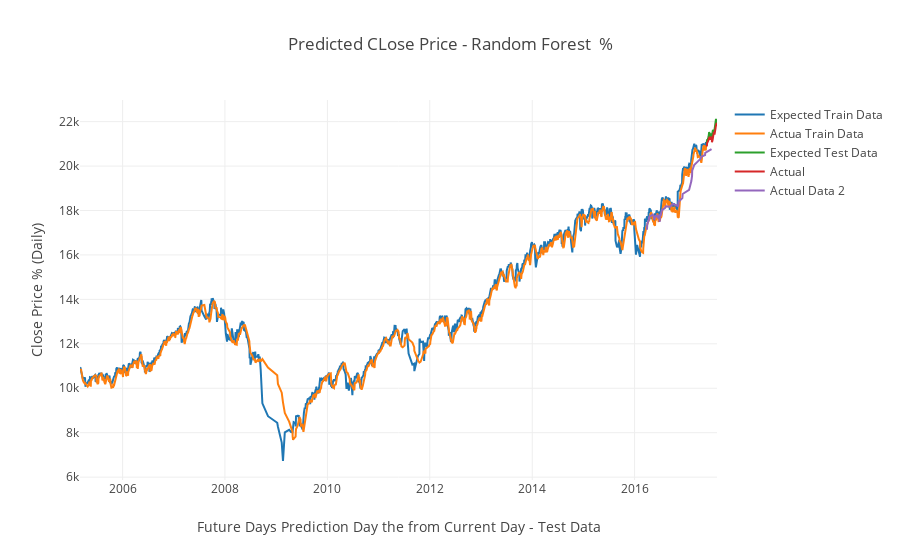

The code cell stored with this chart in its notebook:
### Markdown cell above
# Visulising the data

### Code cell
iplot({"data": [Scatter(x=trainfeature.index, y=trainlabel,name=str('Expected Train Data')),
                Scatter(x=trainfeature.index, y=traintestlabel,name=str('Actua Train Data')),
                Scatter(x=testdata.index, y=testexpectedlabel,name=str('Expected Test Data')),
                Scatter(x=testdata.index, y=testlabel,name=str('Actual')),
                Scatter(x=testdata2.index, y=testlabel2,name=str('Actual Data 2 '))],
       "layout": Layout(title="Predicted CLose Price - Random Forest  % ",
                         yaxis=dict(title='Close Price % (Daily) '),
                         xaxis=dict(title='Future Days Prediction Day the from Current Day - Test Data '))
})
